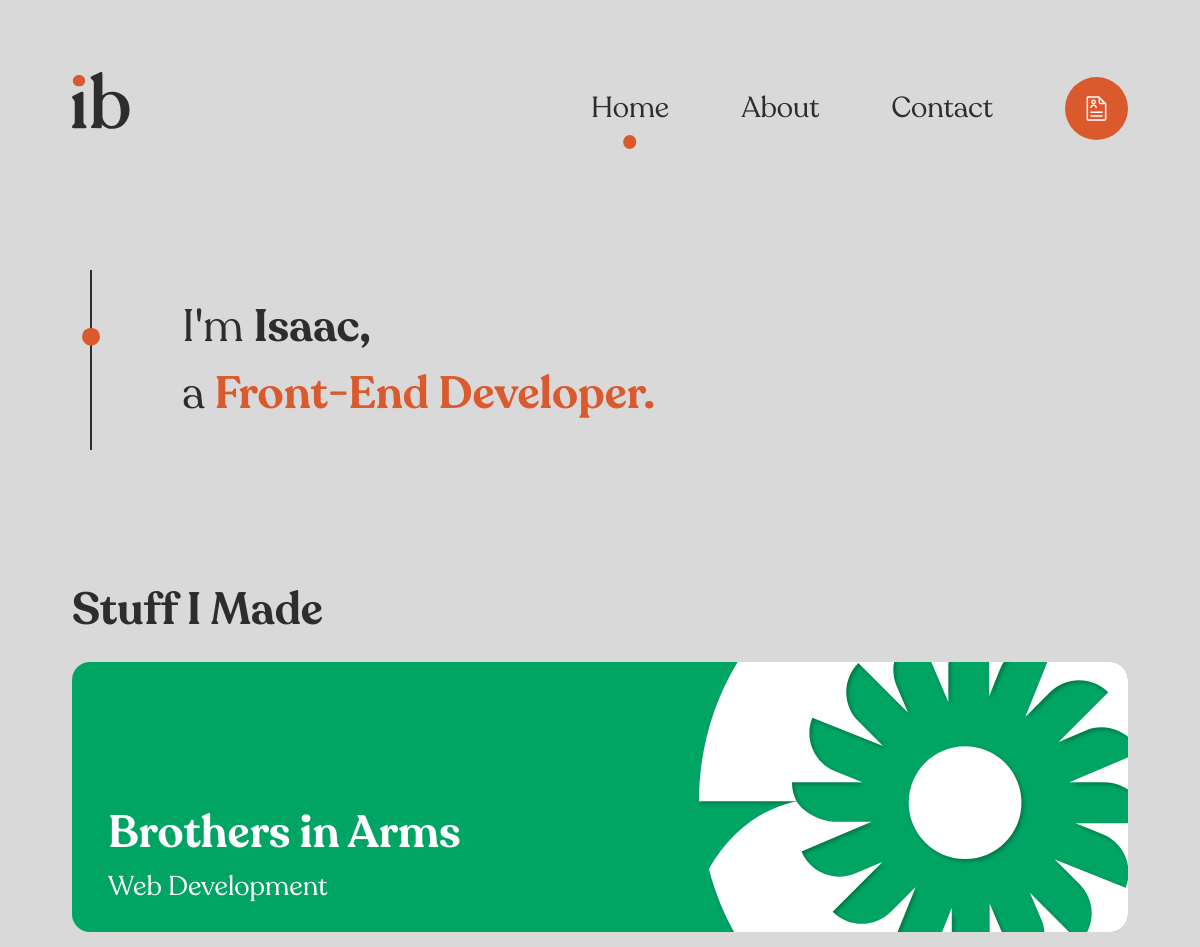
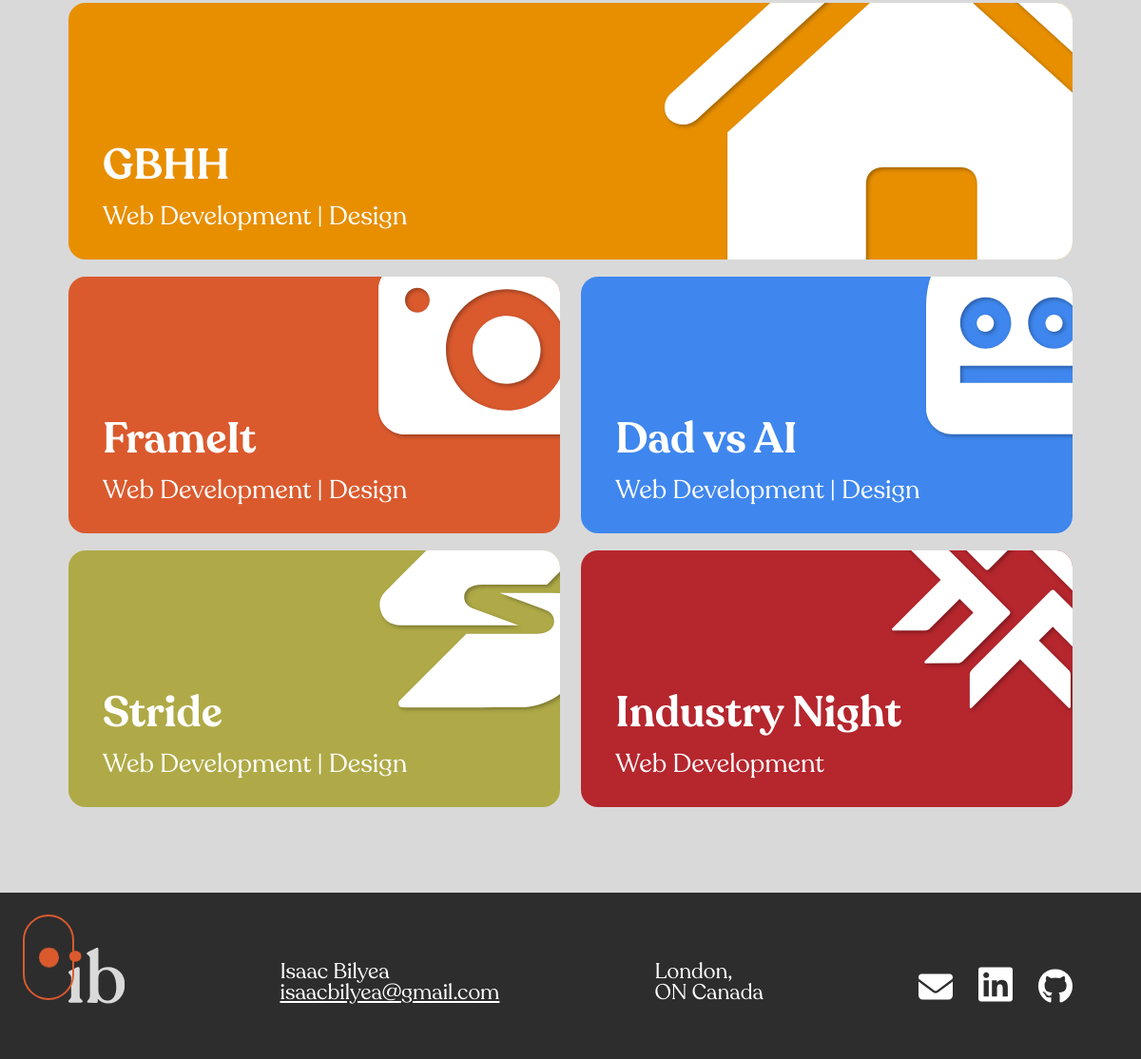
The page / on the database its author committed (2 pictures, top to bottom).
### tables this page shows
CREATE TABLE projects (
  id int UNSIGNED NOT NULL,
  title varchar(150) NOT NULL,
  description varchar(500) NOT NULL,
  cover_image varchar(500) NOT NULL,
  colour varchar(100) NOT NULL,
  overview varchar(2000) NOT NULL,
  summary varchar(1700) NOT NULL,
  problems varchar(2500) NOT NULL,
  research varchar(1500) NOT NULL,
  process varchar(2500) NOT NULL,
  final_product varchar(2300) NOT NULL,
  reflection varchar(2000) NOT NULL,
  link varchar(200) DEFAULT NULL,
  github_link varchar(200) DEFAULT NULL,
  project_order int NOT NULL,
  visible tinyint(1) NOT NULL DEFAULT '1'
);

### index.php (the view, shortened to what this page needs)
<!DOCTYPE html>
<html lang="en">
<?php
require_once('includes/connect.php');
$stmt = $connect->prepare('
SELECT
    projects.id AS project,
    title,
    description,
    cover_image AS image,
    colour
FROM projects
WHERE projects.visible = 1
ORDER BY project_order ASC
');
$stmt->execute();
?>
<head>
  <link rel="stylesheet" href="https://cdn.plyr.io/3.7.8/plyr.css">
  <link href="css/main.css?v=042025" rel="stylesheet">
</head>
<body>
  <header id="main-header" class="grid-con">
    <a href="index.php" id="logo-link">
      <div class="logo-container">
      </div>
    </a>
    <nav id="main-nav">
      <ul>
        <li class="active menu-item"><a href="index.php">Home</a></li>
        <li class="menu-item"><a href="about.html">About</a></li>
        <li class="menu-item"><a href="contact.php">Contact</a></li>
        <li id="menu-dot"></li>
      </ul>
      <a id="resume-button" href="files/Bilyea_Isaac_Resume.pdf" target="_blank">
      </a>
    </nav>
  </header>
  <div class="dot-hue-slider">
    <div class="slider-con">
      <input id="hue-range" type="range" value="38.55" min="38.55" max="360" step="0.1">
    </div>
  </div>
  <section id="intro-con" class="grid-con">
    <div id="intro-flex" class="col-span-full">
      <div id="line-seperator">
        <div id="seperator-ball"></div>
      </div>
      <p id="welcome">I'm <span><a href="about.html">Isaac</a>,</span><br> a <span>Front-End Developer.</span></p>
    </div>
  </section>
  <section id="projects-con" class="grid-con">
    <h2 id="project-header" class="col-span-full">Stuff I Made</h2>
    <?php
    while ($row = $stmt->fetch(PDO::FETCH_ASSOC)) {
    echo'<a href="details.php?id='.$row['project'].'" class="project-card col-span-full" style="background-color:'.$row['colour'].'">
      <div class="project-image">
       <img src="images/'.$row['image'].'" alt="logo">
      </div>
      <div class="project-text">
        <h3>'.$row['title'].'</h3>
        <p>'.$row['description'].'</p>
      </div>
    </a>';
    }
    ?>
  </section>
  <footer>
    <div id="footer-con">
      <p id="footer-info">Isaac Bilyea<br><a href="mailto:isaacbilyea@gmail.com" target="_blank">isaacbilyea@gmail.com</a></p>
      <p>London,<br class="desktop-break"> ON Canada</p>
      <div id="sm-links">
        <a href="mailto:isaacbilyea@gmail.com" target="_blank">
          <img src="images/email.svg" alt="email icon">
        </a>
        <a href="https://www.linkedin.com/in/isaacbilyea/" target="_blank">
          <img src="images/linkedin.svg" alt="linkedin icon">
        </a>
        <a href="https://github.com/isaacbilyea" target="_blank">
          <img src="images/github.svg" alt="github icon">
        </a>
      </div>
    </div>
  </footer>
</body>
</html>

### rows shown on the page
projects: cover_image (picture), title "Brothers in Arms", description "Web Development"
projects: cover_image (picture), title "GBHH", description "Web Development | Design"
projects: cover_image (picture), title "FrameIt", description "Web Development | Design"
projects: cover_image (picture), title "Dad vs AI", description "Web Development | Design"
projects: cover_image (picture), title "Stride", description "Web Development | Design"
projects: cover_image (picture), title "Industry Night", description "Web Development"
